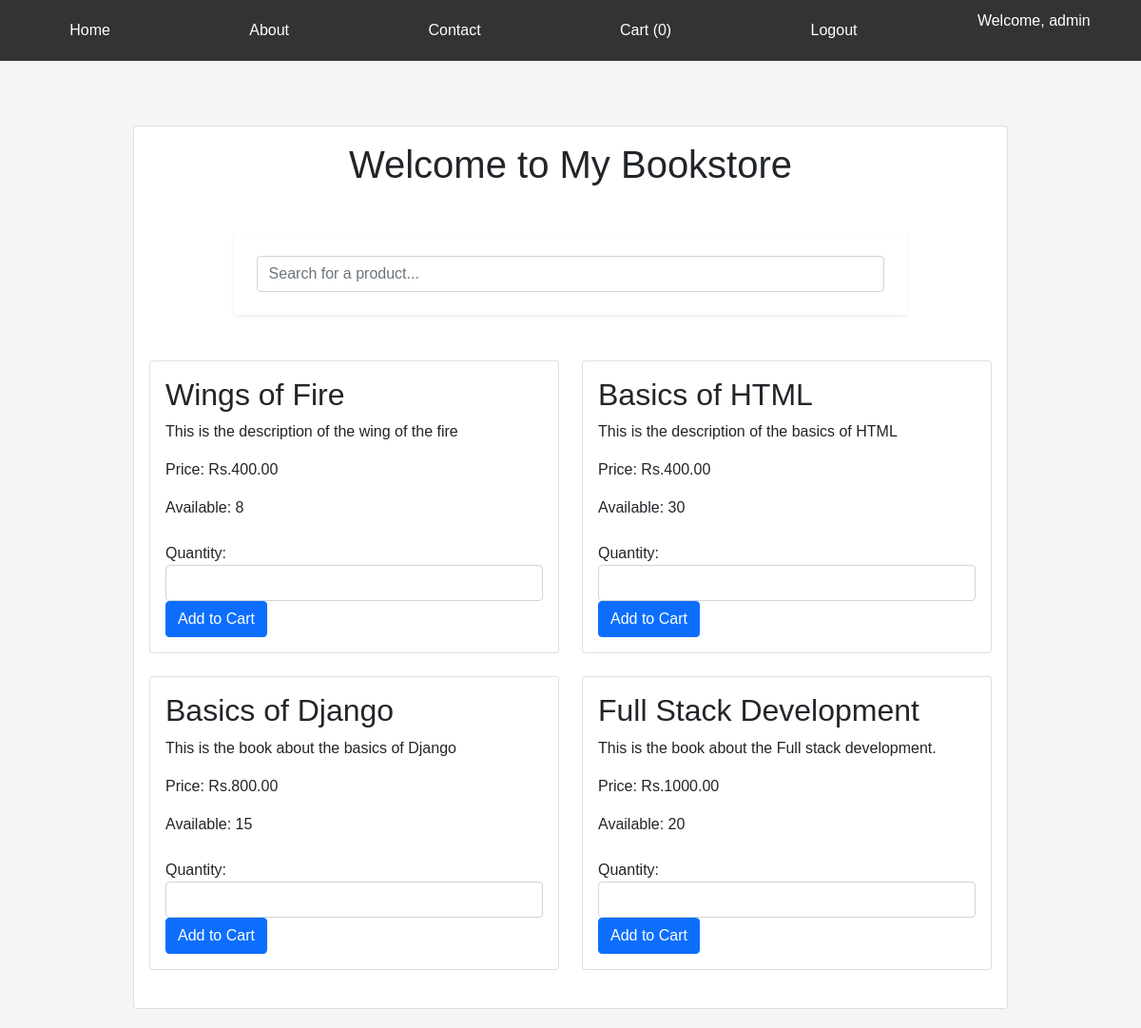
The app's page / (signed in) with its own data.
### Bookstore/models.py (models this page shows, shortened)
class Product(models.Model):
	name = models.CharField(max_length=100)
	author = models.CharField(max_length=100)
	description = models.TextField(null=True)
	price = models.DecimalField(max_digits=10, decimal_places=2)
	quantity = models.IntegerField()
	image = models.ImageField(upload_to='products/')

### Bookstore/views.py (the view)
# urls.py: 2. Add a URL to urlpatterns:  path('', views.home, name='home')
def home(request):
    products = Product.objects.all()
    if request.user.is_authenticated:
        cart_items = CartItem.objects.filter(user=request.user)
        count = cart_items.count()
        return render(request, 'home.html', {'products': products, 'number':count})
    return render(request, 'home.html', {'products': products})

### Bookstore/templates/home.html (shortened to what this page needs)
{% extends 'base.html' %}
{% block content %}
<div class="container">
    <div class="row justify-content-center">
        <div class="col-md-30">
            <div class="card mt-5">
                <div class="card-body">
                    <h1 class="text-center mb-4">Welcome to My Bookstore</h1>
                    <div class="container p-4 shadow-sm mb-5 mt-5" id="search">
                        <input type="text" id="searchInput" class="form-control" placeholder="Search for a product...">
                    </div>
                    <div class="row" id="productList">
                        {% for product in products %}
                        <div class="col-md-6 mb-4 product-card">
                            <a href="{% url 'product_detail' product.id %}" class="card-link">
                                <div class="card">
                                    <div class="card-body">
                                        <h2 class="card-title">{{ product.name }}</h2>
                                        <p class="card-text">{{ product.description }}</p>
                                        <p class="card-text">Price: Rs.{{ product.price }}</p>
                                        <p class="card-text">Available: {{ product.quantity }}</p>
                                </a><br>
                                        {% if user.is_authenticated %}
                                        <form method="post" action="{% url 'add_to_cart' product.id %}">
                                            <div class="form-group">
                                                <label for="count">Quantity:</label>
                                                <input type="number" class="form-control" id="count" name="count" min="1" max="{{ product.quantity }}" required>
                                            </div>
                                            <button type="submit" class="btn btn-primary">Add to Cart</button>
                                        </form>
                                        {% else %}
                                        <p><a href="{% url 'login' %}" class="btn btn-secondary">Login</a> to add to cart</p>
                                        {% endif %}
                                    </div>
                                </div>
                        </div>
                        {% endfor %}
{% endblock %}

### Bookstore/templates/base.html (shortened to what this page needs)
<!DOCTYPE html>
<html>
<head>
    {% load static %}
    <link href="https://cdn.jsdelivr.net/npm/bootstrap@5.0.2/dist/css/bootstrap.min.css" rel="stylesheet">
    <link rel="stylesheet" href="https://cdnjs.cloudflare.com/ajax/libs/font-awesome/4.7.0/css/font-awesome.min.css">
</head>
<body>
    <nav>
        <ul>
            <li><a href="{% url 'home' %}">Home</a></li>
            <li><a href="{% url 'about' %}">About</a></li>
            <li><a href="{% url 'contact' %}">Contact</a></li>
            {% if user.is_authenticated %}
                <li><a href="{% url 'view_cart' %}">Cart ({{ number }})</a></li>
                <li><a href="{% url 'logout' %}">Logout</a></li>
                <li>Welcome, {{ user.username }}</li>
            {% else %}
                <li><a href="{% url 'login' %}">Login</a></li>
                <li><a href="{% url 'signup' %}">Sign Up</a></li>
            {% endif %}
        </ul>
    </nav>
    {% block content %}
    {% endblock %}
</body>
</html>

### Bookstore/templates/base.html (style rules this page uses)
body { font-family: Arial, sans-serif; margin: 0; padding: 0; background-color: #f5f5f5; }
.container { width: 80%; margin: 0 auto; padding: 20px; }
nav { background-color: #333; color: #fff; padding: 10px 0; }
nav ul { list-style: none; margin: 0; padding: 0; display: flex; justify-content: space-around; }
nav ul li { display: inline; }
nav ul li a { color: #fff; text-decoration: none; padding: 10px 20px; display: block; }
a.card-link { text-decoration: none; color: inherit; display: block; }
.product-card .card { transition: transform 0.3s, box-shadow 0.3s; }

### records on screen
Product: name "Wings of Fire", description "This is the description of the wing of the fire", price "400.00", quantity "8"
Product: name "Basics of HTML", description "This is the description of the basics of HTML", price "400.00", quantity "30"
Product: name "Basics of Django", description "This is the book about the basics of Django", price "800.00", quantity "15"
Product: name "Full Stack Development", description "This is the book about the Full stack development.", price "1000.00", quantity "20"

### other values on screen
{{ number }} "0"
{{ user.username }} "admin"
